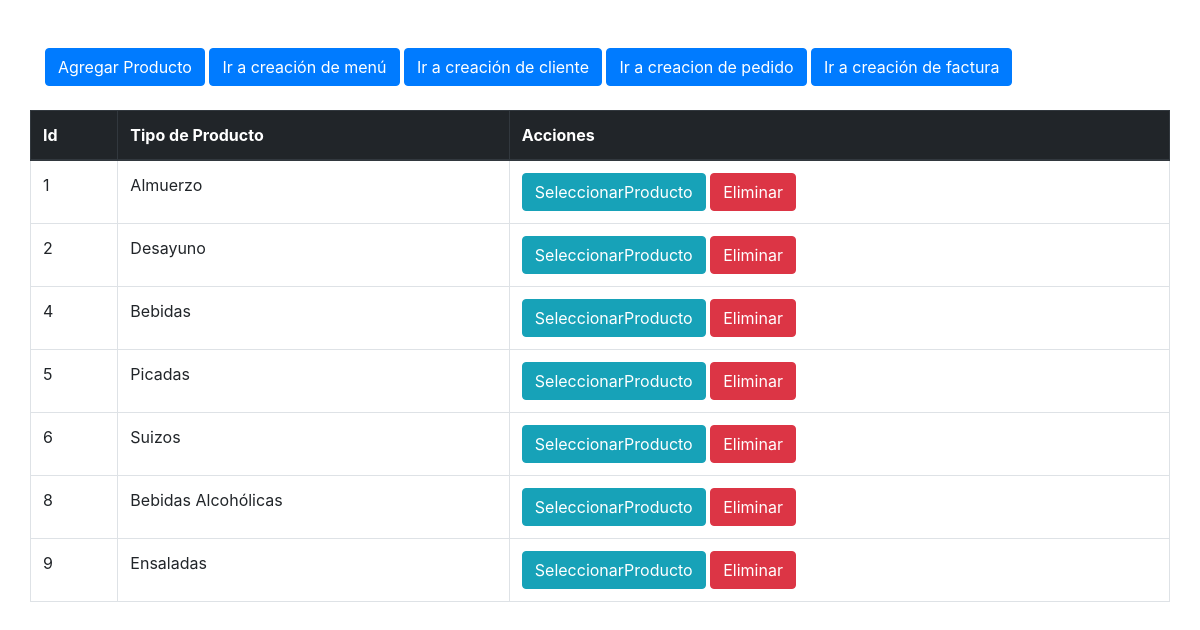
The page /usuarios/producto.php on the database its author committed.
### tables this page shows
CREATE TABLE `producto` (
  `id` int(11) NOT NULL,
  `tipoCategoria` varchar(50) NOT NULL
);

### usuarios/usuario.php (called while the page is built, shortened)
<?php
include("../conexion/conexion.php");
$datosProducto = $conexion->prepare("SELECT * FROM `producto` WHERE 1");
$datosProducto->execute();
$listaP = $datosProducto->fetchAll(PDO::FETCH_ASSOC);

### usuarios/producto.php (the view, shortened to what this page needs)
<?php
require 'usuario.php';
?>
<!DOCTYPE html>
<html lang="en">
<head>
    <link rel="stylesheet" href="https://stackpath.bootstrapcdn.com/bootstrap/4.1.3/css/bootstrap.min.css">
    <link rel="stylesheet" href="/css/css.css">
</head>
<body>
    <div class="container">
        <form action="" method="post">
            <br>
            <br>
            <button type="button" class="btn btn-primary linea" data-toggle="modal" data-target="#exampleModalCenter2">
                Agregar Producto
            </button>
            <a href="index.php" class="btn btn-primary linea">Ir a creación de menú</a>
            <a href="cliente.php" class="btn btn-primary linea">Ir a creación de cliente</a>
            <a href="controllerPedido.php" class="btn btn-primary linea">Ir a creacion de pedido</a>
            <a href="factura.php" class="btn btn-primary linea">Ir a creación de factura</a>
            <br>
            <br>
        </form>
        <div class="row">
            <table CLASS="table table-hover table-bordered">
                <thead class="thead-dark">
                    <tr>
                        <th>Id</th>
                        <th>Tipo de Producto</th>
                        <th>Acciones</th>
                    </tr>
                </thead>
                <?php foreach ($listaP as $producto) { ?>
                    <tr>
                        <td> <?php echo $producto['id'] ?> </td>
                        <td> <?php echo $producto['tipoCategoria'] ?> </td>
                        <td>
                            <form action="" method="post">
                                <input type="submit" value="SeleccionarProducto" class="btn btn-info linea " name="accion">
                                <button value="btnEliminarP" type="submit" class="btn btn-danger linea" onclick="return confirmar('¿Quieres borrar este registro?')" name="accion">Eliminar</button>
                            </form>
                        </td>
                    </tr>
                <?php } ?>
            </table>
        </div>
    </div>
</body>
</html>

### css/css.css (style rules this page uses)
.linea { display: inline-block; }

### rows shown on the page
producto: id "1", tipoCategoria "Almuerzo"
producto: id "2", tipoCategoria "Desayuno"
producto: id "4", tipoCategoria "Bebidas"
producto: id "5", tipoCategoria "Picadas"
producto: id "6", tipoCategoria "Suizos"
producto: id "8", tipoCategoria "Bebidas Alcohólicas"
producto: id "9", tipoCategoria "Ensaladas"
